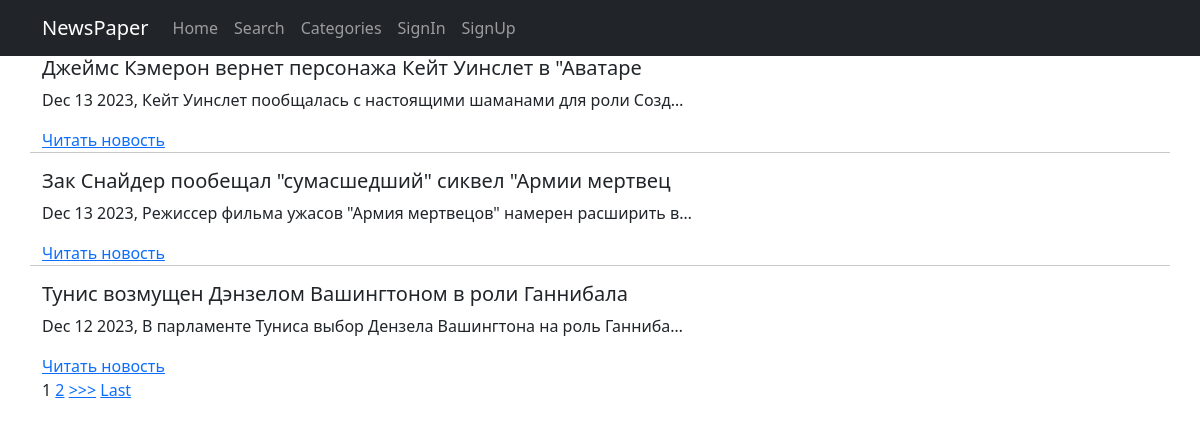
The page /news/ on the database as committed earlier.
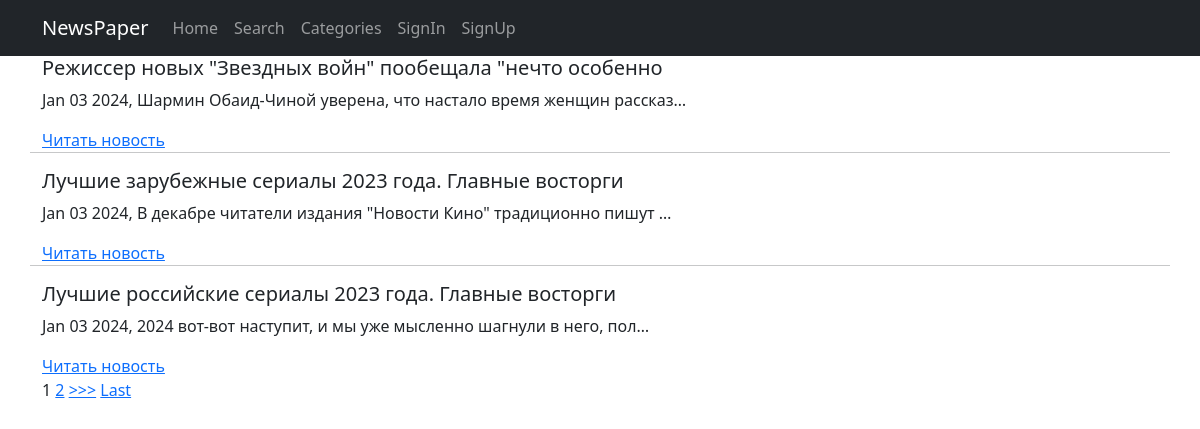
The same page on the database as committed later.
### news/models.py (models this page shows, shortened)
class Post(models.Model, Grade):
    note = models.CharField(max_length=2, choices=NOTES, default=news)
    time_to_create = models.DateTimeField(auto_now_add=True)
    time_to_update = models.DateTimeField(auto_now=True)
    header = models.CharField(max_length=56)
    text = models.TextField()
    rating = models.IntegerField(default=0)
    author = models.ForeignKey('Author', on_delete=models.CASCADE)
    categories = models.ManyToManyField('Category', through='PostCategory')

### news/views.py (the view)
# urls.py: path('', NewsListView.as_view(), name='news_list'),
class NewsListView(BecameAuthor, ListView):
    model = Post
    ordering = '-time_to_update'
    template_name = 'news/allnews.html'
    context_object_name = 'allnews'
    paginate_by = 3

### news/templatetags/censor_filters.py (called while the page is built)
@register.filter()
def censor_filter(cens_str: str) -> str:
    try:
        if not isinstance(cens_str, str):
            raise ValueError
        cens_str_low = cens_str.lower()
        for word in censor_tuple:
            if word in cens_str_low:
                word_v = f"{word[0]}{'*'*(len(word)-1)}"
                for _ in range(cens_str_low.count(word)):
                    word_i = cens_str_low.index(word)
                    word_cens_str = cens_str[word_i:(word_i+len(word))]
                    cens_str = cens_str.replace(word_cens_str, word_v)
                    cens_str_low = cens_str.lower()
    except ValueError:
        print('Censor filter is used with str obj!')
    return cens_str

### news/views.py (called while the page is built)
    def get_context_data(self, **kwargs):
        context = super().get_context_data(**kwargs)
        context['is_not_authors'] = not self.request.user.groups.filter(
            name='authors').exists()
        context['is_authors'] = self.request.user.groups.filter(
            name='authors').exists()
        return context

### templates/news/allnews.html (shortened to what this page needs)
{% extends 'flatpages/default.html' %}
{% load censor_filters %}
{% block content %}
  {% for n in allnews %}
    <h5>{{ n.header|censor_filter }}</h5>
    <p>{{ n.time_to_update|date:'M d Y' }}, {{ n.text|truncatechars:61|censor_filter }}</p>
    <a href="{% url 'news_detail' n.pk %}">Читать новость</a>
    {% if not forloop.last %}
    <hr>
    {% endif %}
  {% empty %}
    <h2 style="text-align: center; margin-top: 20px">No news here</h2>
  {% endfor %}
  {% if is_paginated %}
  <div>
    {% for num in page_obj.paginator.page_range %}
      {% if page_obj.number == num %}
        <a>{{ num }}</a>
      {% elif num > page_obj.number|add:'-2' and num < page_obj.number|add:'2' %}
        <a href="?page={{ num }}">{{ num }}</a>
      {% endif %}
    {% endfor %}
    {% if page_obj.has_next %}
      <a href="?page={{ page_obj.next_page_number }}">>>></a>
      <a href="?page={{ page_obj.paginator.num_pages }}">Last</a>
    {% endif %}
  </div>
  {% endif %}
{% endblock content %}

Rows that differ between the two databases and show on the page:
no longer on this page (row edited): Post: header|censor_filter "Джеймс Кэмерон вернет персонажа Кейт Уинслет в \"Аватаре", time_to_update "Dec 13 2023", text|censor_filter "Кейт Уинслет пообщалась с настоящими шаманами для роли Созд…"
no longer on this page (row unchanged): Post: header|censor_filter "Зак Снайдер пообещал \"сумасшедший\" сиквел \"Армии мертвец", time_to_update "Dec 13 2023", text|censor_filter "Режиссер фильма ужасов \"Армия мертвецов\" намерен расширить в…"
no longer on this page (row unchanged): Post: header|censor_filter "Тунис возмущен Дэнзелом Вашингтоном в роли Ганнибала", time_to_update "Dec 12 2023", text|censor_filter "В парламенте Туниса выбор Дензела Вашингтона на роль Ганниба…"
added Post: header|censor_filter "Режиссер новых \"Звездных войн\" пообещала \"нечто особенно", time_to_update "Jan 03 2024", text|censor_filter "Шармин Обаид-Чиной уверена, что настало время женщин рассказ…"
added Post: header|censor_filter "Лучшие зарубежные сериалы 2023 года. Главные восторги", time_to_update "Jan 03 2024", text|censor_filter "В декабре читатели издания \"Новости Кино\" традиционно пишут …"
added Post: header|censor_filter "Лучшие российские сериалы 2023 года. Главные восторги", time_to_update "Jan 03 2024", text|censor_filter "2024 вот-вот наступит, и мы уже мысленно шагнули в него, пол…"
